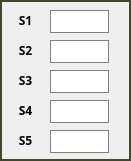
   <widget class="QWidget" name="widgetS" native="true">
    <property name="geometry">
     <rect>
      <x>710</x>
      <y>40</y>
      <width>131</width>
      <height>161</height>
     </rect>
    </property>
    <property name="styleSheet">
     <string notr="true">border:2px solid rgb(66, 72, 40);</string>
    </property>
    <widget class="QLabel" name="label_6">
     <property name="geometry">
      <rect>
       <x>10</x>
       <y>10</y>
       <width>31</width>
       <height>21</height>
      </rect>
     </property>
     <property name="font">
      <font>
       <family>Corbel</family>
       <pointsize>9</pointsize>
       <weight>75</weight>
       <bold>true</bold>
      </font>
     </property>
     <property name="styleSheet">
      <string notr="true">border: 0px</string>
     </property>
     <property name="text">
      <string>S1</string>
     </property>
     <property name="alignment">
      <set>Qt::AlignCenter</set>
     </property>
    </widget>
    <widget class="QLabel" name="label_7">
     <property name="geometry">
      <rect>
       <x>10</x>
       <y>40</y>
       <width>31</width>
       <height>21</height>
      </rect>
     </property>
     <property name="font">
      <font>
       <family>Corbel</family>
       <pointsize>9</pointsize>
       <weight>75</weight>
       <bold>true</bold>
      </font>
     </property>
     <property name="styleSheet">
      <string notr="true">border: 0px</string>
     </property>
     <property name="text">
      <string>S2</string>
     </property>
     <property name="alignment">
      <set>Qt::AlignCenter</set>
     </property>
    </widget>
    <widget class="QLineEdit" name="lineEditS1">
     <property name="geometry">
      <rect>
       <x>50</x>
       <y>10</y>
       <width>59</width>
       <height>23</height>
      </rect>
     </property>
     <property name="styleSheet">
      <string notr="true">border: 1px solid gray</string>
     </property>
     <property name="alignment">
      <set>Qt::AlignCenter</set>
     </property>
    </widget>
    <widget class="QLineEdit" name="lineEditS2">
     <property name="geometry">
      <rect>
       <x>50</x>
       <y>40</y>
       <width>59</width>
       <height>23</height>
      </rect>
     </property>
     <property name="styleSheet">
      <string notr="true">border: 1px solid gray</string>
     </property>
     <property name="alignment">
      <set>Qt::AlignCenter</set>
     </property>
    </widget>
    <widget class="QLineEdit" name="lineEditS3">
     <property name="geometry">
      <rect>
       <x>50</x>
       <y>70</y>
       <width>59</width>
       <height>23</height>
      </rect>
     </property>
     <property name="styleSheet">
      <string notr="true">border: 1px solid gray</string>
     </property>
     <property name="alignment">
      <set>Qt::AlignCenter</set>
     </property>
    </widget>
    <widget class="QLineEdit" name="lineEditS4">
     <property name="geometry">
      <rect>
       <x>50</x>
       <y>100</y>
       <width>59</width>
       <height>23</height>
      </rect>
     </property>
     <property name="styleSheet">
      <string notr="true">border: 1px solid gray</string>
     </property>
     <property name="alignment">
      <set>Qt::AlignCenter</set>
     </property>
    </widget>
    <widget class="QLineEdit" name="lineEditS5">
     <property name="geometry">
      <rect>
       <x>50</x>
       <y>130</y>
       <width>59</width>
       <height>23</height>
      </rect>
     </property>
     <property name="styleSheet">
      <string notr="true">border: 1px solid gray</string>
     </property>
     <property name="alignment">
      <set>Qt::AlignCenter</set>
     </property>
    </widget>
    <widget class="QLabel" name="label_8">
     <property name="geometry">
      <rect>
       <x>10</x>
       <y>70</y>
       <width>31</width>
       <height>21</height>
      </rect>
     </property>
     <property name="font">
      <font>
       <family>Corbel</family>
       <pointsize>9</pointsize>
       <weight>75</weight>
       <bold>true</bold>
      </font>
     </property>
     <property name="styleSheet">
      <string notr="true">border: 0px</string>
     </property>
     <property name="text">
      <string>S3</string>
     </property>
     <property name="alignment">
      <set>Qt::AlignCenter</set>
     </property>
    </widget>
    <widget class="QLabel" name="label_9">
     <property name="geometry">
      <rect>
       <x>10</x>
       <y>100</y>
       <width>31</width>
       <height>21</height>
      </rect>
     </property>
     <property name="font">
      <font>
       <family>Corbel</family>
       <pointsize>9</pointsize>
       <weight>75</weight>
       <bold>true</bold>
      </font>
     </property>
     <property name="styleSheet">
      <string notr="true">border: 0px</string>
     </property>
     <property name="text">
      <string>S4</string>
     </property>
     <property name="alignment">
      <set>Qt::AlignCenter</set>
     </property>
    </widget>
    <widget class="QLabel" name="label_10">
     <property name="geometry">
      <rect>
       <x>10</x>
       <y>130</y>
       <width>31</width>
       <height>21</height>
      </rect>
     </property>
     <property name="font">
      <font>
       <family>Corbel</family>
       <pointsize>9</pointsize>
       <weight>75</weight>
       <bold>true</bold>
      </font>
     </property>
     <property name="styleSheet">
      <string notr="true">border: 0px</string>
     </property>
     <property name="text">
      <string>S5</string>
     </property>
     <property name="alignment">
      <set>Qt::AlignCenter</set>
     </property>
    </widget>
   </widget>
